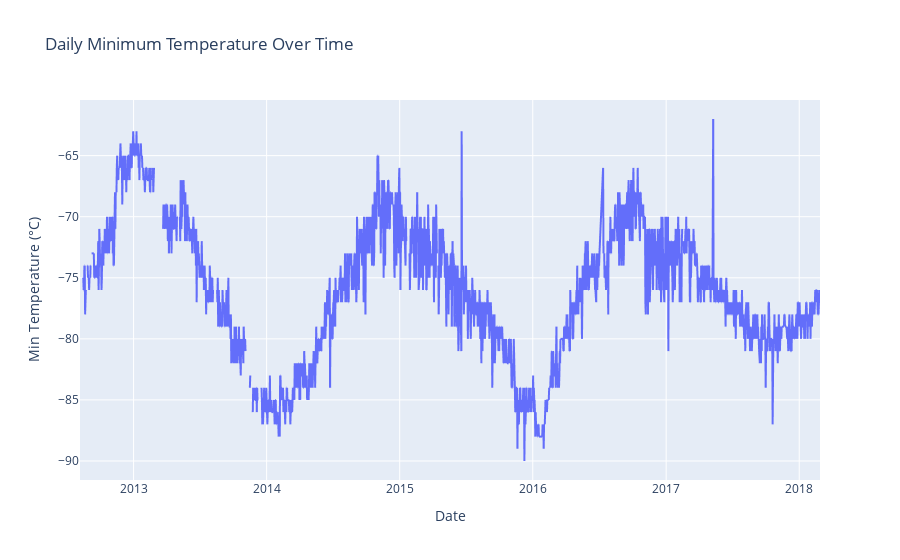

Notebook cell for this chart:
### Markdown cell above
**5.** Plot a line chart the daily minimum temp.

<div style="border: 3px solid #b67ae5; background-color: #f9f1ff; padding: 15px; border-radius: 8px; color: #222; display: flex; align-items: center;">
<span style="font-size: 10pt;">
<strong>Note: </strong>You do not need to modify the dataframe or group any data! Just use the original data.
</span>
</div>

### Code cell
# Line chart the daily minimum temp
fig = px.line(
    df,
    x='terrestrial_date',
    y='min_temp',
    title='Daily Minimum Temperature Over Time',
    labels={'terrestrial_date': 'Date', 'min_temp': 'Min Temperature (°C)'}
)
fig.show()

### Figure 1 — Plotly figure (JSON) as saved in the notebook; plotly's stock layout.template omitted (floating-point values rounded to 4 significant figures; data arrays with more than 128 entries replaced by an {"elided": "..."} marker saying what was removed)
{"data": [{"hovertemplate": "Date=%{x}<br>Min Temperature (°C)=%{y}<extra></extra>", "legendgroup": "", "line": {"color": "#636efa", "dash": "solid"}, "marker": {"symbol": "circle"}, "mode": "lines", "name": "", "showlegend": false, "type": "scattergl", "x": {"elided": "1894 str values"}, "xaxis": "x", "y": {"elided": "1894 int values"}, "yaxis": "y"}], "layout": {"autosize": true, "legend": {"tracegroupgap": 0}, "title": {"text": "Daily Minimum Temperature Over Time"}, "xaxis": {"anchor": "y", "autorange": true, "domain": [0, 1], "range": ["2012-08-07", "2018-02-27"], "title": {"text": "Date"}, "type": "date"}, "yaxis": {"anchor": "x", "autorange": true, "domain": [0, 1], "range": [-91.56, -60.44], "title": {"text": "Min Temperature (°C)"}, "type": "linear"}}}
